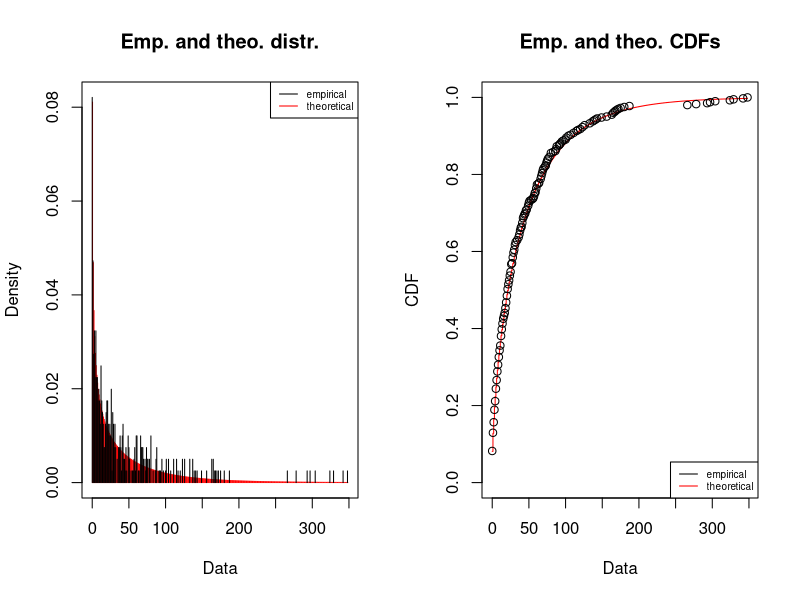

Here is the R script that generated this plot: (Note: this script raises an error after producing the figure.)
## ---- chunk 1
knitr::opts_chunk$set(echo = TRUE)

library(tidyverse)
library(dplyr)
library(ggplot2)
library(reshape2)
library(fitdistrplus)
library(lme4)

## ---- chunk 2

adult_features <- read.delim("Data/2023_adult_features.csv", sep = ",")
adult_features

## ---- chunk 3

management <- read.delim("Data/2023_management.csv", sep = ",")
management

## ---- chunk 4

adult_features <- adult_features %>%
  mutate(collection_date = as.Date(collection_date, '%m/%d/%y')) %>%
  mutate_at(c('card_id', 'record_id', 'data_collector', "previous_crop", "cover_crop", "manure", "tillage", "ny_soils_0", "ny_soils_01", "muid","hsg", "hsgint"), as.factor) %>%
  dplyr::select(-c(n_scm_i_m, n_scm_i_f, n_scm_o_m, n_scm_o_f, n_d_florilega_i, n_d_florilega_o, total_f_scm, total_m_scm))

## ---- chunk 5

plot(fitdist(adult_features$total_scm,"nbinom"))

## ---- chunk 6

boruta <- Boruta(total_scm ~ ., data = na.exclude(adult_features), doTrace = 2, maxRuns = 500)
print(boruta)

plot(boruta, las = 2, cex.axis = 0.7)

## ---- chunk 7

getSelectedAttributes(boruta, withTentative = F)

## ---- chunk 8

model <- glmer.nb(total_scm ~  ave_temp_f_1_week + vpd_min_1_week + ag_prop_2018_500 + (1 | record_id), data = adult_features)
summary(model)

## ---- chunk 9

peak_adults <- read.delim("Data/2023_adult_peak_features.csv", sep = ",")
peak_adults

## ---- chunk 10

peak_adults <- peak_adults %>%
  mutate(collection_date = as.Date(collection_date, '%m/%d/%y')) %>%
  mutate_at(c('card_id', 'record_id', 'data_collector', "previous_crop", "cover_crop", "manure", "tillage", "ny_soils_0", "ny_soils_01", "muid","hsg", "hsgint"), as.factor) %>%
  dplyr::select(-c(n_scm_i_m, n_scm_i_f, n_scm_o_m, n_scm_o_f, n_d_florilega_i, n_d_florilega_o, total_f_scm, total_m_scm))

## ---- chunk 11

plot(fitdist(peak_adults$total_scm,"norm"))

## ---- chunk 12

boruta <- Boruta(total_scm ~ ., data = na.exclude(peak_adults), doTrace = 2, maxRuns = 500)
print(boruta)

plot(boruta, las = 2, cex.axis = 0.7)
